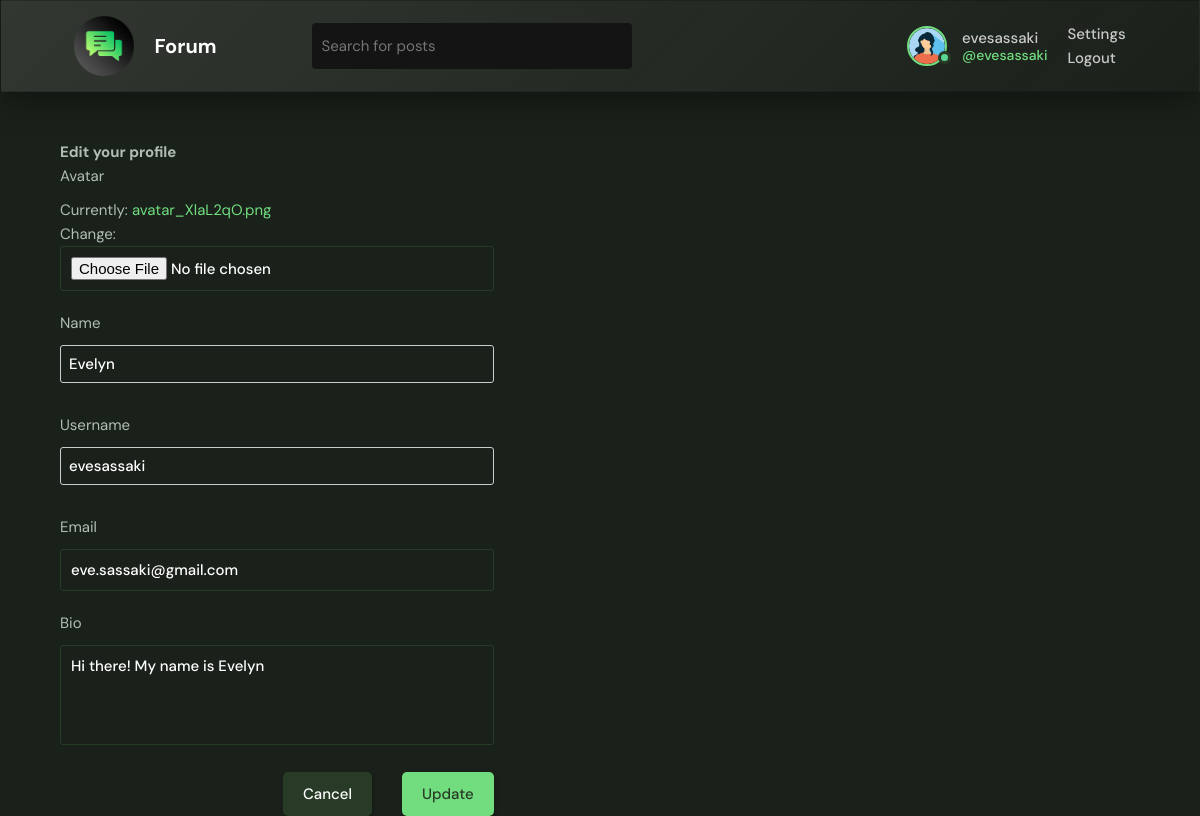
The app's page /update-user/ (signed in) with its own data.
### base/models.py (models this page shows)
class User(AbstractUser):
    name = models.CharField(max_length=200, null=True)
    email = models.EmailField(unique=True, null=True)
    bio = models.TextField(null=True)
    avatar = models.ImageField(null=True, default='avatar.png')
    USERNAME_FIELD = 'email'
    REQUIRED_FIELDS = []

### base/views.py (the view)
# urls.py: path('update-user/', views.updateUser, name="update-user"),
@login_required(login_url='login')
def updateUser(request):
    user = request.user
    form = UserForm(instance=user)
    if request.method == 'POST':
        form = UserForm(request.POST, request.FILES, instance=user)
        if form.is_valid():
            form.save()
            return redirect('user-profile', pk=user.id)
    return render(request, 'base/update-user.html', {'form': form})

### base/forms.py
class UserForm(ModelForm):
    class Meta:
        model = User
        fields = ['avatar', 'name', 'username', 'email', 'bio']

### base/templates/base/update-user.html (shortened to what this page needs)
{% extends 'main.html' %} {% block content %}
<main class="update-account layout">
  <div class="container">
    <div class="layout_box">
      <div class="layout_boxHeader">
        <div class="layout_boxTitle">
          <h3>Edit your profile</h3>
        </div>
      </div>
      <div class="layout_body">
        <form class="form" method="POST" enctype="multipart/form-data">
          {% csrf_token %} {% for field in form %}
          <div class="form__group">
            <label for="profile_pic">{{field.label}}</label>
            {{field}}
          </div>
          {% endfor %}
          <div class="form__action">
            <a class="btn btn--dark" href="index.html">Cancel</a>
            <button class="btn btn--main" type="submit">Update</button>
          </div>
        </form>
      </div>
    </div>
  </div>
</main>
{% endblock content %}

### templates/navbar.html
{% load static %}
<header class="header header--loggedIn">
  <div class="container">
    <a href="{% url 'home' %}" class="header__logo">
      <img src="{% static 'images/logo.png' %}" />
      <h1>Forum</h1>
    </a>
    <form class="header__search" method="GET" action="{% url 'home' %}">
      <label>
        <input name="q" placeholder="Search for posts" />
      </label>
    </form>
    <nav class="header__menu">
      {% if request.user.is_authenticated %}
      <div class="header__user">
        <a href="{% url 'update-user' %}">
          <div class="avatar avatar--medium active">
            <img src="{{request.user.avatar.url}}" />
          </div>
          <p>
            {{request.user.username}} <span>@{{request.user.username}}</span>
          </p>
        </a>
        <div>
          <a href="{% url 'update-user' %}" class="dropdown-link"> Settings</a>
          <a href="{% url 'logout' %}" class="dropdown-link"> Logout</a>
        </div>
      </div>
      {% else %}
      <a href="{% url 'login' %}">
        <img src="{% static 'images/avatar.png' %}" />
        <p>Login</p>
      </a>
      {% endif %}
    </nav>
  </div>
</header>

### static/styles/style.css (style rules this page uses)
:root { --color-main: #71dd7f; --color-main-light: #e1f6fb; --color-dark: #283b26; --color-dark-medium: #141414; --color-light: #ffffff; --color-gray: #c9c9c9; --color-light-gray: #b2bdb4; --color-bg: #1a201a; --color-success: #5dd693; --color-error: #fc4b0b; }
* { font-family: "DM Sans", -apple-system, BlinkMacSystemFont, "Segoe UI", Roboto, Oxygen, Ubuntu, Cantarell, "Open Sans", "Helvetica Neue", sans-serif; margin: 0; padding: 0; box-sizing: border-box; text-rendering: optimizeLegibility; font-size: inherit; }
html { font-size: 56.25%; }
@media only screen and (min-width: 1200px) { html { font-size: 62.5%; } }
body { line-height: 1.6; font-weight: 400; font-size: 1.5rem; color: var(--color-light-gray); background-color: var(--color-bg); min-height: 100vh; }
img { width: 100%; }
a { display: inline-block; color: var(--color-main); text-decoration: none; }
.container { max-width: 120rem; width: 90%; margin: auto; }
.btn { background-color: var(--color-main); color: #141414; border: none; display: inline-flex; align-items: center; gap: 1rem; cursor: pointer; transition: all ease-in-out 0.3s; padding: 1rem 2rem; border-radius: 5px; box-shadow: 1px 1px 3px 1px rgba(0, 0, 0, 0.15); font-weight: 500; }
.btn--main { background-color: var(--color-main); color: var(--color-dark); }
.btn--dark { background-color: var(--color-dark); color: var(--color-light); }
.avatar { position: relative; display: inline-block; border-radius: 50%; border: 2px solid var(--color-main); }
.avatar img { display: block; border-radius: 50%; object-fit: cover; object-position: center; }
.avatar::after { content: ""; display: block; position: absolute; background-color: var(--color-gray); z-index: 111; border-radius: 50%; border: 0.3rem solid var(--color-dark); }
.avatar.active::after { background-color: var(--color-success); }
.avatar.avatar--medium img { width: 3.6rem; height: 3.6rem; border-radius: 50%; }
.avatar.avatar--medium:after { width: 0.7rem; height: 0.7rem; bottom: 0px; right: -6px; }
.header { padding: 1.5rem; background: linear-gradient(135deg, rgba(255, 255, 255, 0.1), rgba(255, 255, 255, 0)); -webkit-backdrop-filter: blur(20px); box-shadow: 0 8px 32px 0 rgba(0, 0, 0, 0.37); border: 1px solid rgba(0, 0, 0, 0.18); }
.header > .container { display: flex; align-items: center; gap: 9.5rem; }
.header__logo, .header__user { display: flex; gap: 2rem; align-items: center; }
.header__logo > img { height: 60px; width: 60px; }
.header__logo > h1 { font-weight: 700; font-size: 2rem; color: var(--color-light); }
.header__search > label { background-color: var(--color-dark-medium); padding: 1.3rem 1rem; display: flex; align-items: center; gap: 1rem; border-radius: 4px; }
.header__search input { width: 30rem; background: transparent; border: none; outline: none; color: var(--color-light); }
.header__menu { margin-left: auto; position: relative; }
.header__menu a { display: flex; gap: 1.5rem; align-items: center; font-weight: 500; text-decoration: none; color: var(--color-gray); }
.header__menu img { height: 3.6rem; }
.header__menu p { line-height: 1.2; }
.header__menu span { color: var(--color-main); font-weight: 500; font-size: 1.4rem; display: block; }
.layout { margin-top: 2.4rem; }
.layout > .container { display: flex; justify-content: space-between; align-items: flex-start; }
.form__group { margin-bottom: 2rem; width: 100%; }
.form__group label { display: block; font-size: 1.5rem; margin-bottom: 1rem; }
.form__group input, .form__group textarea, .form__group select { background: transparent; border: 1px solid var(--color-dark); padding: 1rem; border-radius: 3px; width: 100%; color: var(--color-light); font-weight: 500; outline: none; }
.form__group textarea { background: transparent; height: 10rem; resize: none; }
.form__action { display: flex; justify-content: flex-end; gap: 3rem; }
input[type="text"], input[type="password"] { width: 100%; padding: 8px; margin-bottom: 10px; border: 1px solid #ccc; border-radius: 3px; }

### records on screen
User: user.avatar (picture), user.username "evesassaki", form "Evelyn" "evesassaki" "eve.sassaki@gmail.com" "Hi there! My name is Evelyn"

### other values on screen
{{ field.label }} "Avatar" "Name" "Username" "Email" "Bio"
